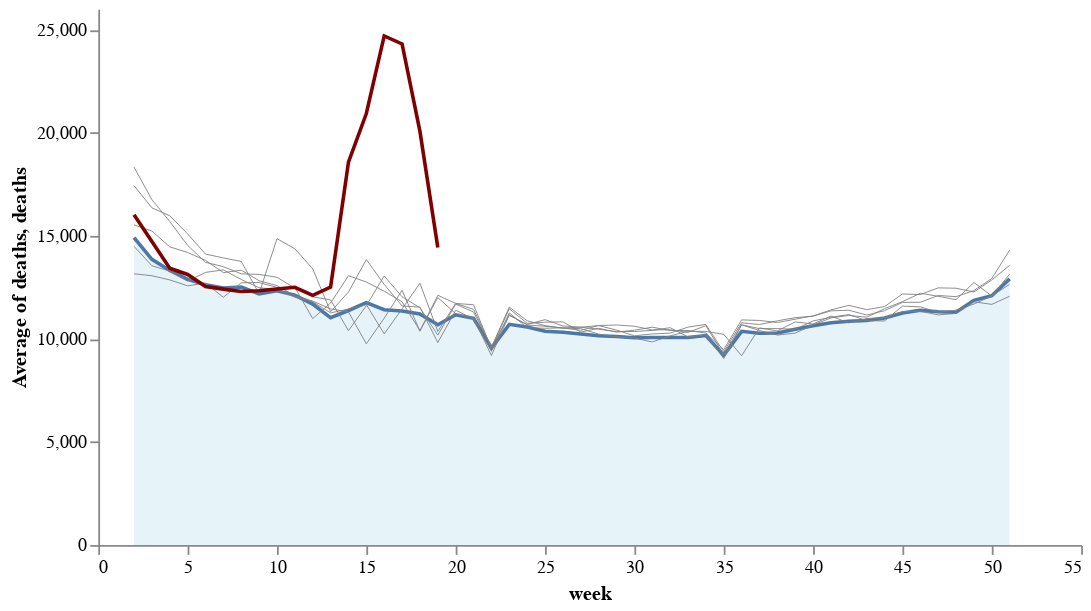

Notebook code for this chart:
### Markdown cell above
Trying the same for U.K -

### Code cell
# collapse
base = alt.Chart(uk).encode(
    x='week',
).properties(height=300, width=550)

l = alt.layer(
    base.mark_line(color="gray", strokeWidth=0.5).transform_filter("datum.year == 2015").encode(y='deaths'),
    base.mark_line(color="gray", strokeWidth=0.5).transform_filter("datum.year == 2016").encode(y='deaths'),
    base.mark_line(color="gray", strokeWidth=0.5).transform_filter("datum.year == 2017").encode(y='deaths'),
    base.mark_line(color="gray", strokeWidth=0.5).transform_filter("datum.year == 2018").encode(y='deaths'),
    base.mark_line(color="gray", strokeWidth=0.5).transform_filter("datum.year == 2019").encode(y='deaths'),
    base.mark_line(color='maroon').transform_filter("datum.year == 2020").encode(y='deaths'),
).properties(width=400)

rule = base.mark_area(fill='lightblue', line=True, fillOpacity=0.3).transform_filter("datum.year < 2020").encode(
    y='average(deaths)',
)
(rule+l).configure_view(strokeWidth=0).configure_axis(grid=False)

### Figure 1 — Vega-Lite specification as saved in the notebook (floating-point values rounded to 4 significant figures; data arrays with more than 128 entries replaced by an {"elided": "..."} marker saying what was removed)
{"config": {"view": {"continuousWidth": 400, "continuousHeight": 300, "strokeWidth": 0}, "axis": {"grid": false}}, "layer": [{"mark": {"type": "area", "fill": "lightblue", "fillOpacity": 0.3, "line": true}, "encoding": {"x": {"type": "quantitative", "field": "week"}, "y": {"type": "quantitative", "aggregate": "average", "field": "deaths"}}, "height": 300, "transform": [{"filter": "datum.year < 2020"}], "width": 550}, {"layer": [{"mark": {"type": "line", "color": "gray", "strokeWidth": 0.5}, "encoding": {"x": {"type": "quantitative", "field": "week"}, "y": {"type": "quantitative", "field": "deaths"}}, "height": 300, "transform": [{"filter": "datum.year == 2015"}], "width": 550}, {"mark": {"type": "line", "color": "gray", "strokeWidth": 0.5}, "encoding": {"x": {"type": "quantitative", "field": "week"}, "y": {"type": "quantitative", "field": "deaths"}}, "height": 300, "transform": [{"filter": "datum.year == 2016"}], "width": 550}, {"mark": {"type": "line", "color": "gray", "strokeWidth": 0.5}, "encoding": {"x": {"type": "quantitative", "field": "week"}, "y": {"type": "quantitative", "field": "deaths"}}, "height": 300, "transform": [{"filter": "datum.year == 2017"}], "width": 550}, {"mark": {"type": "line", "color": "gray", "strokeWidth": 0.5}, "encoding": {"x": {"type": "quantitative", "field": "week"}, "y": {"type": "quantitative", "field": "deaths"}}, "height": 300, "transform": [{"filter": "datum.year == 2018"}], "width": 550}, {"mark": {"type": "line", "color": "gray", "strokeWidth": 0.5}, "encoding": {"x": {"type": "quantitative", "field": "week"}, "y": {"type": "quantitative", "field": "deaths"}}, "height": 300, "transform": [{"filter": "datum.year == 2019"}], "width": 550}, {"mark": {"type": "line", "color": "maroon"}, "encoding": {"x": {"type": "quantitative", "field": "week"}, "y": {"type": "quantitative", "field": "deaths"}}, "height": 300, "transform": [{"filter": "datum.year == 2020"}], "width": 550}], "width": 400}], "data": {"name": "data-fe1409c6a495cbdc7005e855241bb12f"}, "$schema": "https://vega.github.io/schema/vega-lite/v4.8.1.json", "datasets": {"data-fe1409c6a495cbdc7005e855241bb12f": {"elided": "518 records"}}}
